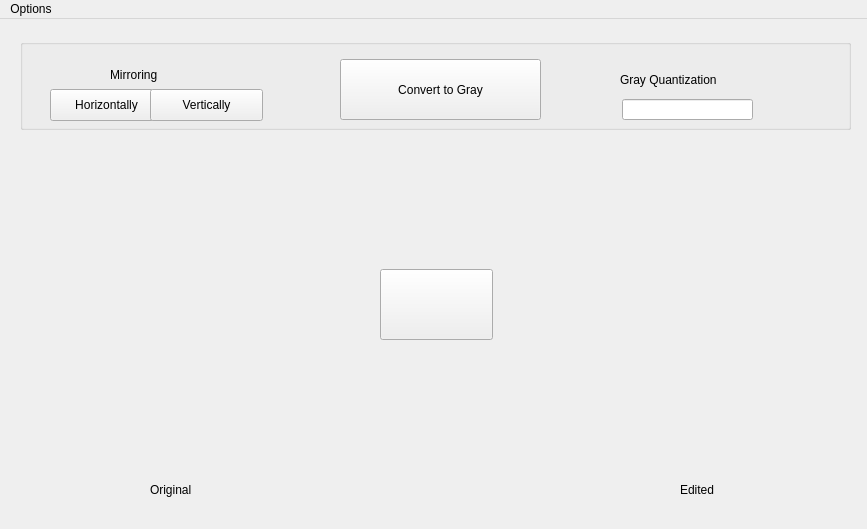
<?xml version="1.0" encoding="UTF-8"?>
<ui version="4.0">
 <class>MainWindow</class>
 <widget class="QMainWindow" name="MainWindow">
  <property name="geometry">
   <rect>
    <x>0</x>
    <y>0</y>
    <width>867</width>
    <height>529</height>
   </rect>
  </property>
  <property name="windowTitle">
   <string>MainWindow</string>
  </property>
  <widget class="QWidget" name="centralWidget">
   <widget class="QPushButton" name="pasteImage">
    <property name="geometry">
     <rect>
      <x>380</x>
      <y>250</y>
      <width>113</width>
      <height>71</height>
     </rect>
    </property>
    <property name="styleSheet">
     <string notr="true">color: rgba(255, 255, 255, 0);</string>
    </property>
    <property name="text">
     <string/>
    </property>
   </widget>
   <widget class="QGroupBox" name="groupBox">
    <property name="geometry">
     <rect>
      <x>20</x>
      <y>20</y>
      <width>831</width>
      <height>91</height>
     </rect>
    </property>
    <property name="title">
     <string/>
    </property>
    <widget class="QPushButton" name="convertToGray">
     <property name="geometry">
      <rect>
       <x>320</x>
       <y>20</y>
       <width>201</width>
       <height>61</height>
      </rect>
     </property>
     <property name="styleSheet">
      <string notr="true">font: 57 20pt &quot;Futura&quot;;</string>
     </property>
     <property name="text">
      <string>Convert to Gray</string>
     </property>
    </widget>
    <widget class="QPushButton" name="flip_Horizontally">
     <property name="geometry">
      <rect>
       <x>30</x>
       <y>50</y>
       <width>113</width>
       <height>32</height>
      </rect>
     </property>
     <property name="styleSheet">
      <string notr="true">font: 57 15pt &quot;Futura&quot;;</string>
     </property>
     <property name="text">
      <string>Horizontally</string>
     </property>
    </widget>
    <widget class="QPushButton" name="flip_Vertically">
     <property name="geometry">
      <rect>
       <x>130</x>
       <y>50</y>
       <width>113</width>
       <height>32</height>
      </rect>
     </property>
     <property name="styleSheet">
      <string notr="true">font: 57 15pt &quot;Futura&quot;;</string>
     </property>
     <property name="text">
      <string>Vertically</string>
     </property>
    </widget>
    <widget class="QLabel" name="Flip_label">
     <property name="geometry">
      <rect>
       <x>90</x>
       <y>20</y>
       <width>91</width>
       <height>31</height>
      </rect>
     </property>
     <property name="styleSheet">
      <string notr="true">font: 57 20pt &quot;Futura&quot;;</string>
     </property>
     <property name="text">
      <string>Mirroring</string>
     </property>
    </widget>
    <widget class="QLabel" name="grayQuantization_label">
     <property name="geometry">
      <rect>
       <x>600</x>
       <y>30</y>
       <width>141</width>
       <height>21</height>
      </rect>
     </property>
     <property name="styleSheet">
      <string notr="true">font: 57 16pt &quot;Futura&quot;;</string>
     </property>
     <property name="text">
      <string>Gray Quantization</string>
     </property>
    </widget>
    <widget class="QLineEdit" name="lineEdit">
     <property name="geometry">
      <rect>
       <x>602</x>
       <y>60</y>
       <width>131</width>
       <height>21</height>
      </rect>
     </property>
    </widget>
   </widget>
   <widget class="QLabel" name="rightSet_label">
    <property name="geometry">
     <rect>
      <x>390</x>
      <y>260</y>
      <width>91</width>
      <height>51</height>
     </rect>
    </property>
    <property name="styleSheet">
     <string notr="true">border-image: url(:/new/icons/img/right_set.png);</string>
    </property>
    <property name="text">
     <string/>
    </property>
   </widget>
   <widget class="QLabel" name="edited_label">
    <property name="geometry">
     <rect>
      <x>680</x>
      <y>460</y>
      <width>59</width>
      <height>21</height>
     </rect>
    </property>
    <property name="styleSheet">
     <string notr="true">font: 57 15pt &quot;Futura&quot;;</string>
    </property>
    <property name="text">
     <string>Edited</string>
    </property>
   </widget>
   <widget class="QLabel" name="canvas_edited">
    <property name="geometry">
     <rect>
      <x>550</x>
      <y>160</y>
      <width>291</width>
      <height>291</height>
     </rect>
    </property>
    <property name="text">
     <string/>
    </property>
   </widget>
   <widget class="QLabel" name="canvas_original">
    <property name="geometry">
     <rect>
      <x>30</x>
      <y>160</y>
      <width>291</width>
      <height>291</height>
     </rect>
    </property>
    <property name="text">
     <string/>
    </property>
   </widget>
   <widget class="QLabel" name="original_label">
    <property name="geometry">
     <rect>
      <x>150</x>
      <y>460</y>
      <width>59</width>
      <height>21</height>
     </rect>
    </property>
    <property name="styleSheet">
     <string notr="true">font: 57 15pt &quot;Futura&quot;;</string>
    </property>
    <property name="text">
     <string>Original</string>
    </property>
   </widget>
   <zorder>rightSet_label</zorder>
   <zorder>pasteImage</zorder>
   <zorder>groupBox</zorder>
   <zorder>edited_label</zorder>
   <zorder>canvas_edited</zorder>
   <zorder>canvas_original</zorder>
   <zorder>original_label</zorder>
  </widget>
  <widget class="QMenuBar" name="menuBar">
   <property name="geometry">
    <rect>
     <x>0</x>
     <y>0</y>
     <width>867</width>
     <height>22</height>
    </rect>
   </property>
   <widget class="QMenu" name="menuOptions">
    <property name="title">
     <string>Options</string>
    </property>
    <addaction name="actionOpen_Image"/>
    <addaction name="actionSave_Image"/>
   </widget>
   <addaction name="menuOptions"/>
  </widget>
  <action name="actionOpen_Image">
   <property name="icon">
    <iconset resource="resource.qrc">
     <normaloff>:/new/icons/img/open_folder.png</normaloff>:/new/icons/img/open_folder.png</iconset>
   </property>
   <property name="text">
    <string>Open Image</string>
   </property>
  </action>
  <action name="actionSave_Image">
   <property name="icon">
    <iconset resource="resource.qrc">
     <normaloff>:/new/icons/img/save_image.png</normaloff>:/new/icons/img/save_image.png</iconset>
   </property>
   <property name="text">
    <string>Save Image</string>
   </property>
  </action>
 </widget>
 <layoutdefault spacing="6" margin="11"/>
 <resources>
  <include location="resource.qrc"/>
 </resources>
 <connections/>
</ui>
